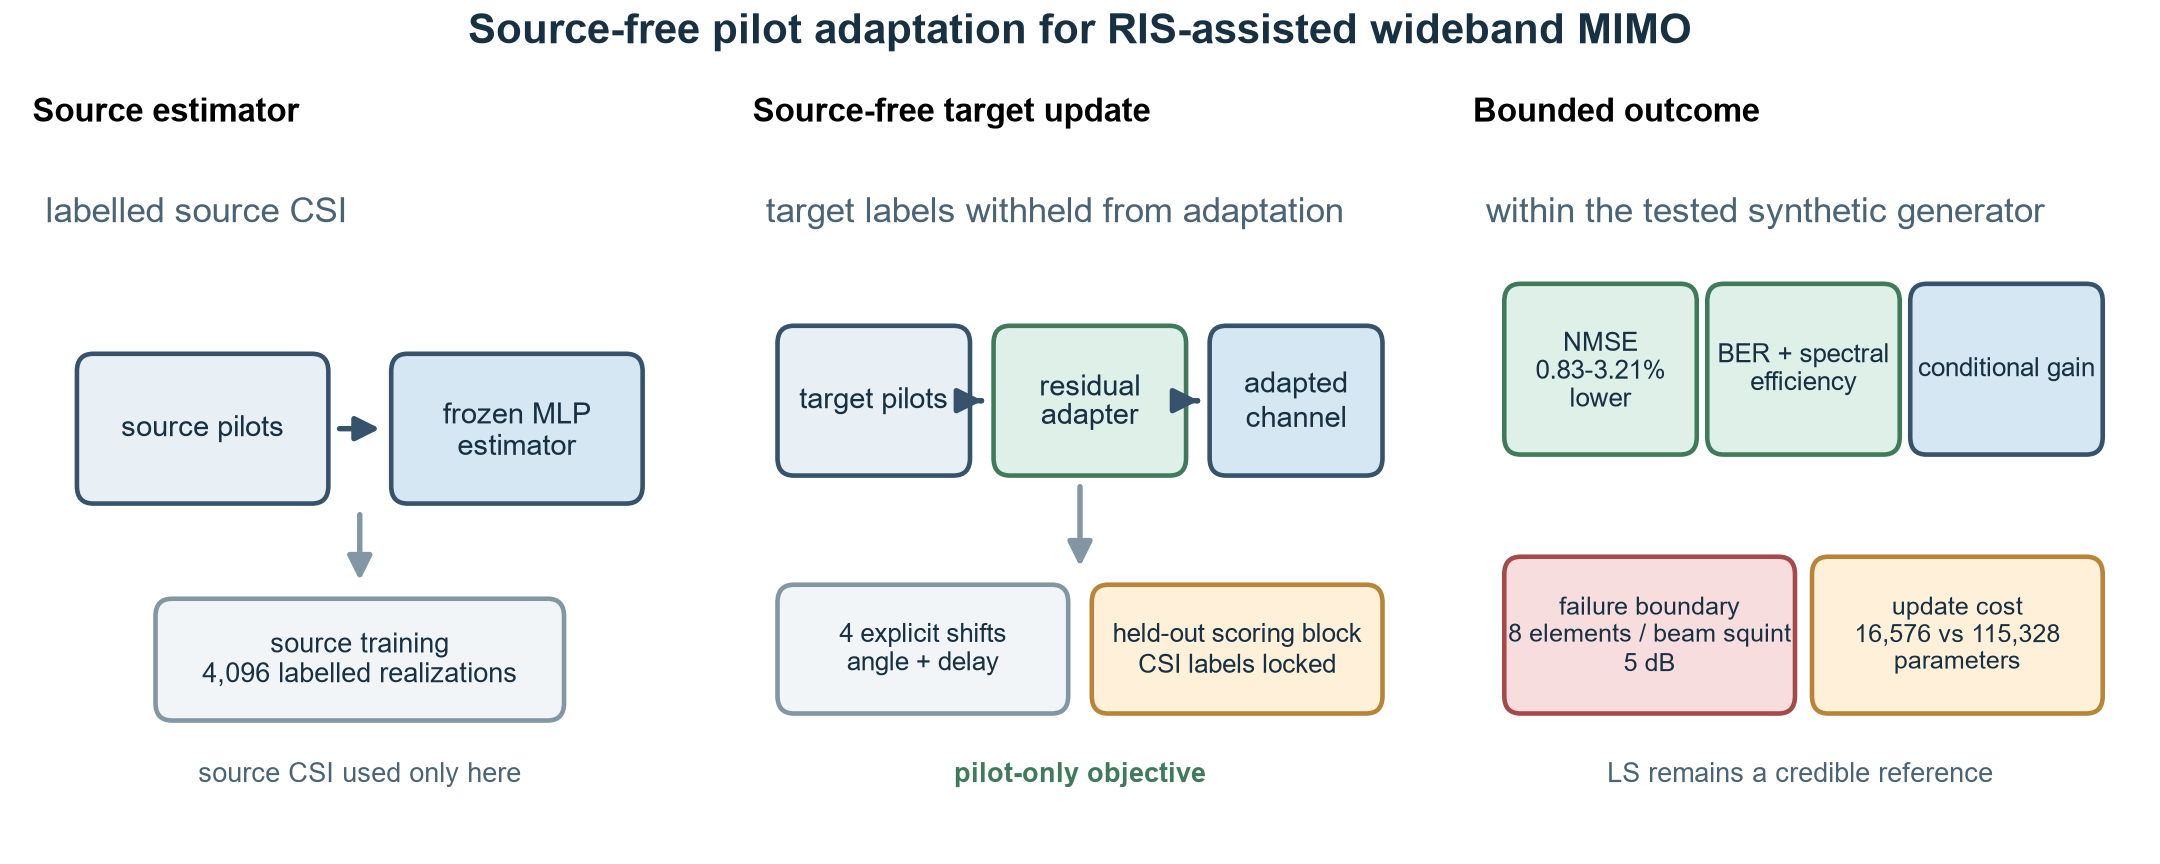

Recreate this plot in Python.
"""Submission-only graphical abstract for Physical Communication.

This file deliberately leaves the immutable v1.0.3 release artwork unchanged.
The PNG canvas follows the journal's recommended 1328 x 531 pixel aspect ratio
(width x height) and is exported at 300 dpi for a submission-quality raster.
It is a protocol schematic, not a quantitative data panel, and every label is
sourced from the manuscript and release record.
"""

from __future__ import annotations

import os
import sys
from pathlib import Path

import matplotlib as mpl
import matplotlib.pyplot as plt
from matplotlib.patches import FancyBboxPatch, FancyArrowPatch

try:
    from audit_panel_alignment import require_matplotlib_panel_alignment
except ModuleNotFoundError:
    skill_scripts = os.environ.get("NATURE_FIGURE_SCRIPTS")
    if not skill_scripts:
        raise SystemExit("set NATURE_FIGURE_SCRIPTS to the Nature figure scripts directory")
    sys.path.insert(0, skill_scripts)
    from audit_panel_alignment import require_matplotlib_panel_alignment


mpl.rcParams.update(
    {
        "font.family": "sans-serif",
        "font.sans-serif": ["Arial", "Helvetica", "DejaVu Sans", "sans-serif"],
        "font.size": 7.0,
        "svg.fonttype": "none",
        "pdf.fonttype": 42,
        "axes.spines.right": False,
        "axes.spines.top": False,
    }
)

ROOT = Path(__file__).resolve().parents[1]
OUT = ROOT / "figures" / "graphical_abstract_physical_communication_submission_v1.0.3"


def box(ax, xy, width, height, text, face, edge="#36536b", text_color="#173042", size=7.0):
    patch = FancyBboxPatch(
        xy,
        width,
        height,
        boxstyle="round,pad=0.012,rounding_size=0.025",
        linewidth=1.1,
        facecolor=face,
        edgecolor=edge,
        transform=ax.transAxes,
    )
    ax.add_patch(patch)
    ax.text(
        xy[0] + width / 2,
        xy[1] + height / 2,
        text,
        ha="center",
        va="center",
        color=text_color,
        fontsize=size,
        linespacing=1.15,
        transform=ax.transAxes,
    )


def arrow(ax, start, end, color="#36536b"):
    ax.add_patch(
        FancyArrowPatch(
            start,
            end,
            transform=ax.transAxes,
            arrowstyle="-|>",
            mutation_scale=12,
            linewidth=1.3,
            color=color,
            shrinkA=3,
            shrinkB=3,
        )
    )


def panel_a(ax):
    ax.set_title("Source estimator", loc="left", fontweight="bold", fontsize=8, pad=4)
    ax.text(0.02, 0.88, "labelled source CSI", transform=ax.transAxes, color="#4b6475", fontsize=8.5)
    box(ax, (0.08, 0.49), 0.36, 0.19, "source pilots", "#e8f0f5")
    box(ax, (0.56, 0.49), 0.36, 0.19, "frozen MLP\nestimator", "#d4e7f2")
    arrow(ax, (0.45, 0.585), (0.55, 0.585))
    box(ax, (0.20, 0.18), 0.60, 0.15, "source training\n4,096 labelled realizations", "#f2f5f7", edge="#8296a3", size=6.5)
    arrow(ax, (0.50, 0.48), (0.50, 0.35), color="#8296a3")
    ax.text(0.50, 0.08, "source CSI used only here", ha="center", transform=ax.transAxes, color="#4b6475", fontsize=6.5)


def panel_b(ax):
    ax.set_title("Source-free target update", loc="left", fontweight="bold", fontsize=8, pad=4)
    ax.text(0.02, 0.88, "target labels withheld from adaptation", transform=ax.transAxes, color="#4b6475", fontsize=8.5)
    box(ax, (0.05, 0.53), 0.27, 0.19, "target pilots", "#e8f0f5")
    box(ax, (0.38, 0.53), 0.27, 0.19, "residual\nadapter", "#dff0e8", edge="#3f7a5b")
    box(ax, (0.71, 0.53), 0.24, 0.19, "adapted\nchannel", "#d4e7f2")
    arrow(ax, (0.33, 0.625), (0.37, 0.625))
    arrow(ax, (0.66, 0.625), (0.70, 0.625))
    box(ax, (0.05, 0.19), 0.42, 0.16, "4 explicit shifts\nangle + delay", "#f2f5f7", edge="#8296a3", size=6.3)
    box(ax, (0.53, 0.19), 0.42, 0.16, "held-out scoring block\nCSI labels locked", "#fff1d9", edge="#b88437", size=6.3)
    arrow(ax, (0.50, 0.52), (0.50, 0.37), color="#8296a3")
    ax.text(0.50, 0.08, "pilot-only objective", ha="center", transform=ax.transAxes, color="#3f7a5b", fontsize=6.5, fontweight="bold")


def panel_c(ax):
    ax.set_title("Bounded outcome", loc="left", fontweight="bold", fontsize=8, pad=4)
    ax.text(0.02, 0.88, "within the tested synthetic generator", transform=ax.transAxes, color="#4b6475", fontsize=8.5)
    box(ax, (0.06, 0.56), 0.27, 0.22, "NMSE\n0.83-3.21%\nlower", "#dff0e8", edge="#3f7a5b", size=6.2)
    box(ax, (0.37, 0.56), 0.27, 0.22, "BER + spectral\nefficiency", "#dff0e8", edge="#3f7a5b", size=6.2)
    box(ax, (0.68, 0.56), 0.27, 0.22, "conditional gain", "#d4e7f2", size=6.2)
    box(ax, (0.06, 0.19), 0.42, 0.20, "failure boundary\n8 elements / beam squint\n5 dB", "#f7dddd", edge="#a54a4a", size=6.0)
    box(ax, (0.53, 0.19), 0.42, 0.20, "update cost\n16,576 vs 115,328\nparameters", "#fff1d9", edge="#b88437", size=6.0)
    ax.text(0.50, 0.08, "LS remains a credible reference", ha="center", transform=ax.transAxes, color="#4b6475", fontsize=6.5)


def main() -> None:
    OUT.parent.mkdir(parents=True, exist_ok=True)
    # Exact journal-recommended aspect ratio for the raster submission surface.
    # Use the journal-recommended 1328:531 canvas ratio. The high-resolution
    # PNG is exported at 300 dpi, while the vector files remain editable.
    fig, axes = plt.subplots(1, 3, figsize=(7.2, 2.88), gridspec_kw={"wspace": 0.10})
    for ax in axes:
        ax.set_xlim(0, 1)
        ax.set_ylim(0, 1)
        ax.axis("off")
        ax.set_facecolor("white")
    panel_a(axes[0])
    panel_b(axes[1])
    panel_c(axes[2])
    fig.patch.set_facecolor("white")
    fig.suptitle(
        "Source-free pilot adaptation for RIS-assisted wideband MIMO",
        fontsize=10,
        fontweight="bold",
        color="#173042",
        y=0.985,
    )
    fig.subplots_adjust(left=0.015, right=0.985, top=0.84, bottom=0.03)
    stem = str(OUT)
    require_matplotlib_panel_alignment(
        fig,
        json_out=f"{stem}.alignment.json",
        overlay_svg=f"{stem}.alignment.svg",
        tolerance_pt=1.5,
        gutter_tolerance_pt=1.5,
        require_panel_labels=False,
        strict=True,
    )
    # No tight bounding box here. It would change the documented aspect ratio
    # and make the upload dimensions harder to audit.
    fig.savefig(f"{stem}.svg")
    fig.savefig(f"{stem}.pdf")
    fig.savefig(f"{stem}.png", dpi=300)
    fig.savefig(f"{stem}.tiff", dpi=600)
    plt.close(fig)
    print("submission graphical abstract exported")


if __name__ == "__main__":
    main()
